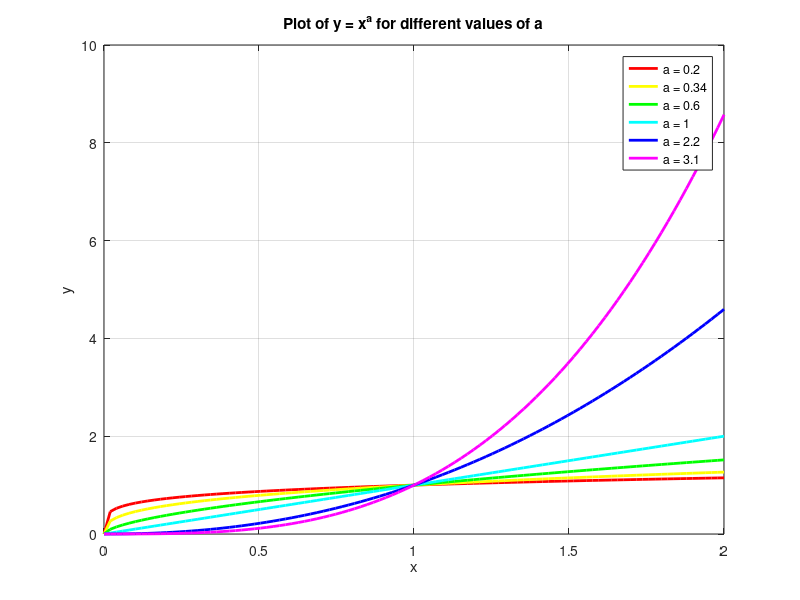

The MATLAB script that drew this image:
clc;
clear;
close all;

x = linspace(0,2,100);

A = [0.2 0.34 0.6 1 2.2 3.1];

n = numel(A);

colors = hsv(n);

figure;
i = 0;
for a = A
    i = i + 1;
    y = x .^ a;
    plot (x,y,'Color',colors(i,:),...
        'LineWidth',2,'DisplayName',['a = ' num2str(a)]);
    hold on;
end

legend show;
xlabel('x');
ylabel('y');
title('Plot of y = x^a for different values of a');
grid on;
